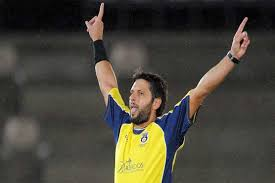
#> input picture 111.jpg, 275 x 183 px
$ python 'Converting an image to black and white.py'
#> lines starting #> are read from the running program, lines starting #| are printed output that depends on the picture; after the words box and inside, x2 and y2 are one past the last pixel; in counts of white or black regions, pixels touching at a corner belong together
# -*- coding: utf-8 -*-
"""
Created on Mon Feb 24 21:26:58 2020

@author: Muhammad
"""
import cv2
originalImage = cv2.imread('111.jpg')
#> originalImage is the input picture: shape (183, 275, 3); mean B, G, R 57.5, 68.7, 71.9
grayImage = cv2.cvtColor(originalImage, cv2.COLOR_BGR2GRAY)
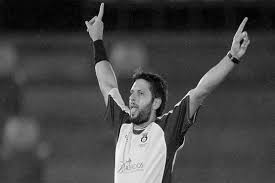
#> grayImage: shape (183, 275); min 0, max 253, mean 68.4
(thresh, blackAndWhiteImage) = cv2.threshold(grayImage, 127, 255, cv2.THRESH_BINARY)
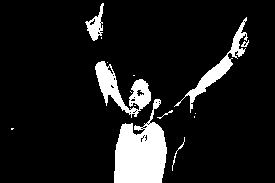
#> blackAndWhiteImage: shape (183, 275); 10.8% white; 15 white regions (8 under 20 px), largest, box (x1, y1, x2, y2) and area: (114, 99, 167, 183) 2846, (95, 61, 151, 118) 1198, (174, 17, 248, 113) 957
cv2.imshow('Black white image', blackAndWhiteImage)
cv2.imshow('Original image',originalImage)
cv2.imshow('Gray image', grayImage)
cv2.waitKey(0)
cv2.destroyAllWindows()

$ run again, with 112.jpg copied over 111.jpg
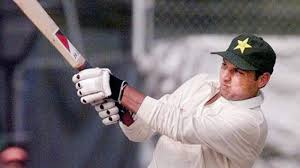
#> input picture 112.jpg, 300 x 168 px
#> originalImage is the input picture: shape (168, 300, 3); mean B, G, R 120.3, 115.3, 123.9
#> `grayImage = cv2.cvtColor(originalImage, cv2.COLOR_BGR2GRAY)`:
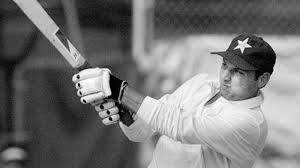
#> grayImage: shape (168, 300); min 0, max 255, mean 118.4
#> `(thresh, blackAndWhiteImage) = cv2.threshold(grayImage, 127, 255, cv2...`:
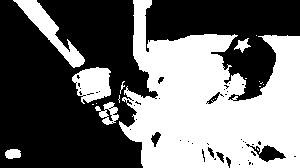
#> blackAndWhiteImage: shape (168, 300); 43.2% white; 19 white regions (12 under 20 px), largest, box (x1, y1, x2, y2) and area: (119, 0, 300, 168) 18968, (13, 0, 85, 68) 1218, (72, 67, 111, 104) 996
